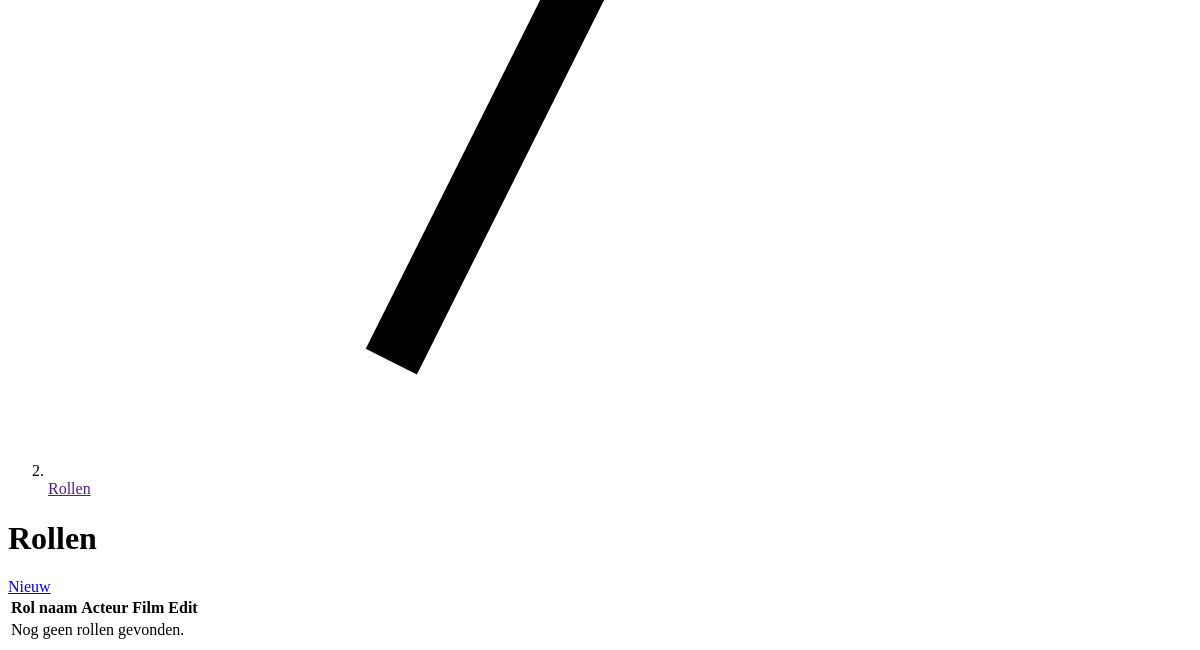
The page /roles (signed in, lower part) on the database as committed earlier.
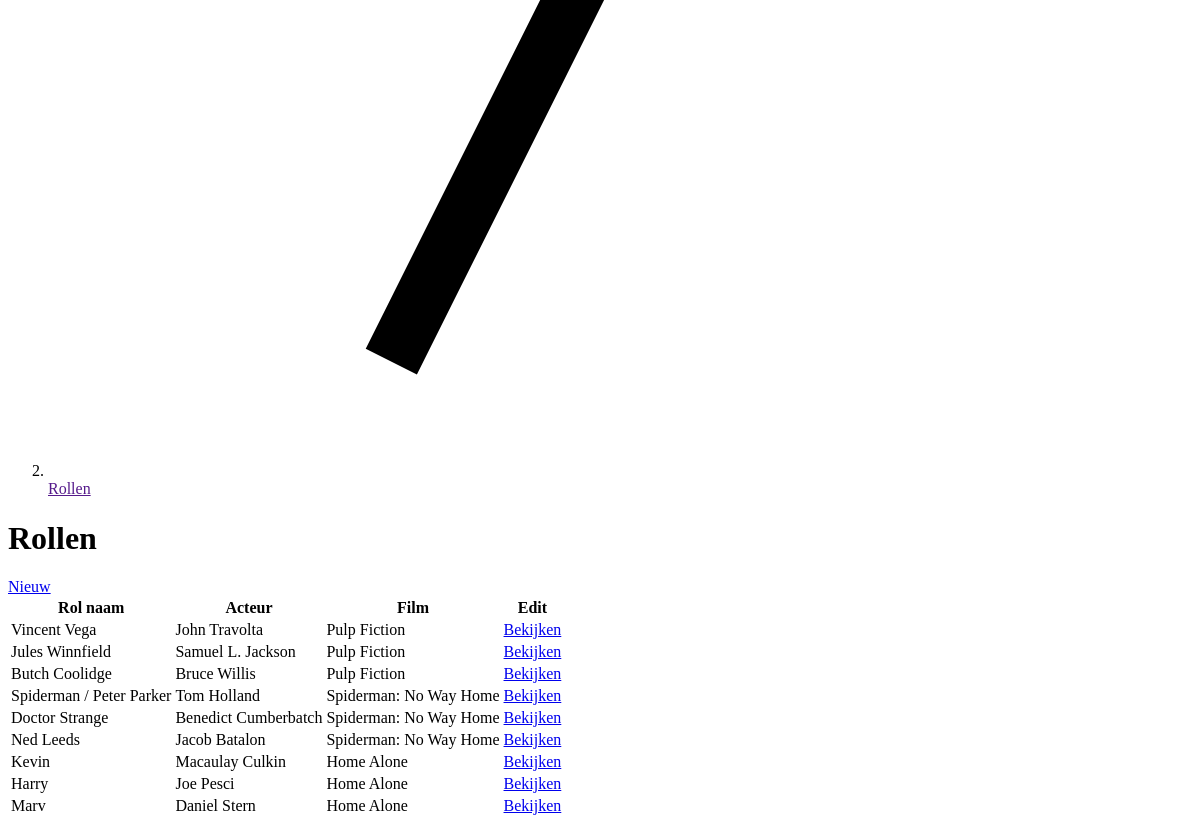
The same page on the database as committed later.
### src/models.py (models this page shows, shortened)
class Role(db.Model):
    __tablename__ = 'roles'
    id = db.Column(db.Integer, primary_key=True)
    character_name = db.Column(db.String(64), nullable=False)
    actor_id = db.Column(db.Integer, db.ForeignKey('actors.id'), nullable=False)
    film_id = db.Column(db.Integer, db.ForeignKey('films.id'), nullable=False)
    actor = db.relationship(
        'Actor', backref='role'
    )
    film = db.relationship(
        'Film', backref='role'
    )

class Actor(db.Model):
    __tablename__ = 'actors'
    id = db.Column(db.Integer, primary_key=True)
    first_name = db.Column(db.String(64), nullable=False)
    last_name = db.Column(db.String(64), nullable=False)
    def full_name(self):
        return self.first_name + ' ' + self.last_name

class Film(db.Model):
    __tablename__ = 'films'
    id = db.Column(db.Integer, primary_key=True)
    title = db.Column(db.String(64), nullable=False)
    year = db.Column(db.Integer, nullable=False)
    director_id = db.Column(db.Integer, db.ForeignKey('directors.id'), nullable=False)
    director = db.relationship(
        'Director', backref='film'
    )
    roles = db.relationship(
        'Role', backref='role'
    )
    comments = db.relationship(
        'Comment', backref='film', cascade='all, delete-orphan'
    )

### src/routes/web.py (the view)
@app.route('/roles')
@login_required
def index_roles():
    return render_template('roles/index.html', roles=RoleApi.index())

### src/api/RoleApi.py (called while the page is built)
    @staticmethod
    def index():
        return Role.query.all()

### src/models.py (called while the page is built)
@login_manager.user_loader
def load_user(user_id):
    return User.query.get(user_id)

### src/templates/roles/index.html (shortened to what the changed rows need)
{% extends 'layouts/dashboard.html' %}
{% import 'macros/app.html' as macro %}
{% block heading %}
    {{ macro.breadcrumbs([{'title': 'Rollen'}]) }}
{% endblock %}
{% block content %}
    <div class="space-y-4 md:space-y-6">
        <div class="sm:flex justify-between">
            <h1 class="text-3xl font-bold leading-tight text-gray-900">
                Rollen
            </h1>
        </div>
        <div class="bg-white rounded-md shadow-sm overflow-hidden">
            <div class="flex flex-col">
                <div class="-my-2 -mx-4 overflow-x-auto sm:-mx-6 lg:-mx-8">
                    <div class="inline-block min-w-full py-2 align-middle md:px-6 lg:px-8">
                        <div class="overflow-hidden shadow ring-1 ring-black ring-opacity-5 md:rounded-lg">
                            <table class="min-w-full divide-y divide-gray-300">
                                <thead class="bg-teal-600">
                                <tr>
                                    <th scope="col"
                                        class="py-3 pl-4 pr-3 text-left text-xs font-medium uppercase tracking-wide text-white sm:pl-6">
                                        Rol naam
                                    </th>
                                    <th scope="col"
                                        class="px-3 py-3 text-left text-xs font-medium uppercase tracking-wide text-white">
                                        Acteur
                                    </th>
                                    <th scope="col"
                                        class="px-3 py-3 text-left text-xs font-medium uppercase tracking-wide text-white">
                                        Film
                                    </th>
                                    <th scope="col" class="relative py-3 pl-3 pr-4 sm:pr-6">
                                        <span class="sr-only">Edit</span>
                                    </th>
                                </tr>
                                </thead>
                                <tbody class="divide-y divide-gray-200 bg-white">
                                    {% for role in roles %}
                                        <tr>
                                            <td class="whitespace-nowrap py-4 pl-4 pr-3 text-sm font-medium text-gray-900 sm:pl-6">
                                                {{ role.character_name }}
                                            </td>
                                            <td class="whitespace-nowrap px-3 py-4 text-sm text-gray-500">
                                                {{ role.actor.full_name() }}
                                            </td>
                                            <td class="whitespace-nowrap px-3 py-4 text-sm text-gray-500">
                                                {{ role.film.title }}
                                            </td>
                                            <td class="relative whitespace-nowrap py-4 pl-3 pr-4 text-right text-sm font-medium sm:pr-6">
                                                <a href="{{ url_for('show_role', role_id=role.id) }}"
                                                   class="text-teal-600 hover:text-teal-900">
                                                    Bekijken
                                                </a>
                                            </td>
                                        </tr>
                                    {% endfor %}
                                    {% if not roles|length %}
                                        <tr>
                                            <td class="whitespace-nowrap py-4 pl-4 pr-3 text-sm font-medium text-gray-900 sm:pl-6 italic" colspan="99">
                                                Nog geen rollen gevonden.
                                            </td>
                                        </tr>
                                    {% endif %}
                                </tbody>
                            </table>
                        </div>
                    </div>
                </div>
            </div>
        </div>
    </div>
{% endblock %}

Rows that differ between the two databases and show on the page:
added Role: character_name "Vincent Vega", actor.full_name "John Travolta", film "Pulp Fiction"
added Role: character_name "Jules Winnfield", actor.full_name "Samuel L. Jackson", film "Pulp Fiction"
added Role: character_name "Butch Coolidge", actor.full_name "Bruce Willis", film "Pulp Fiction"
added Role: character_name "Spiderman / Peter Parker", actor.full_name "Tom Holland", film "Spiderman: No Way Home"
added Role: character_name "Doctor Strange", actor.full_name "Benedict Cumberbatch", film "Spiderman: No Way Home"
added Role: character_name "Ned Leeds", actor.full_name "Jacob Batalon", film "Spiderman: No Way Home"
added Role: character_name "Kevin", actor.full_name "Macaulay Culkin", film "Home Alone"
added Role: character_name "Harry", actor.full_name "Joe Pesci", film "Home Alone"
added Role: character_name "Marv", actor.full_name "Daniel Stern", film "Home Alone"
Other text that changed with them:
text no longer shown: "Nog geen rollen gevonden."
